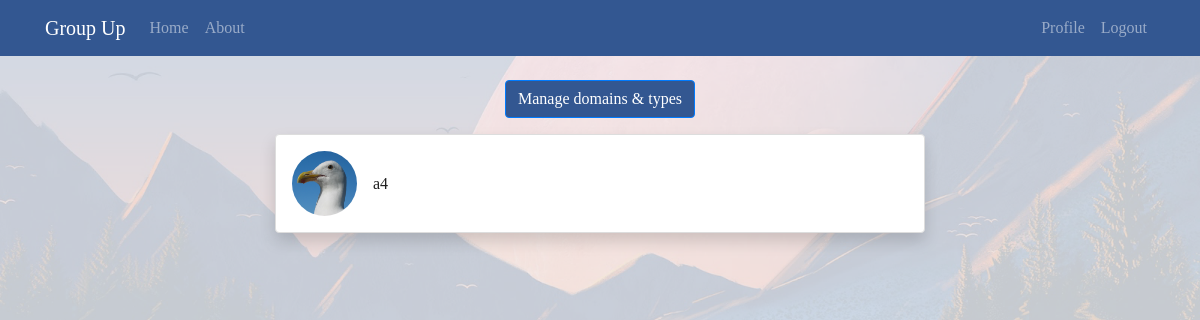
The app's page /my-admin/ (signed in), older data.
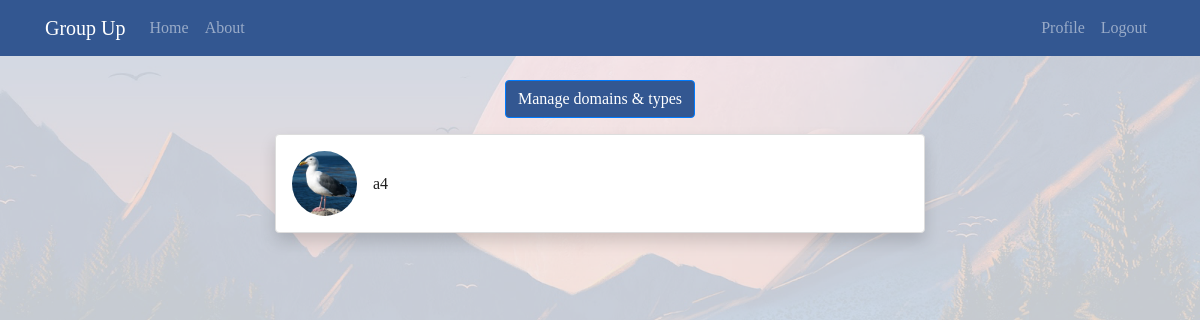
The same page, newer data.
### users/models.py (models this page shows, shortened)
class MyUser(models.Model):
    username = models.CharField(max_length=25)
    password = models.CharField(max_length=25)
    email = models.EmailField()
    img = models.ImageField(default='profile.png')
    user_type = models.CharField(max_length=15, choices=[("user", "user"), ("admin", "admin")], default="")

### users/views.py (the view)
# urls.py: path('my-admin/', user_views.my_admin, name = 'my-admin'),
def my_admin(request):
    user = MyUser.objects.get(id=request.session.get("usr_id"))
    users = MyUser.objects.all()
    return render(request, "users/my_admin.html", {'users': users})

### users/context_proccessors.py (called while the page is built)
def usergetter(request):
    if "usr_id" in request.session:
        varUsr = MyUser.objects.get(id = request.session.get("usr_id"))
        is_logged = True
    else:
        varUsr = None
        is_logged = False
    return  {
        'var_usr' : varUsr,
        'is_logged' : is_logged,
    }

### users/templates/users/my_admin.html (shortened to what this page needs)
{% extends "mains/base.html" %}
{% block content %}
<div style="width:100%" class = "text-center">
	<a  style="color:#FFFFFF;" href="{% url 'manage-types-domains' %}"> <button class = "btn btn-primary mb-3 " style="background-color:#335791;" > Manage domains & types </button></a>
</div>
	{% for user in users %}
		{% if user.username != var_usr.username %}
			<article class="media content-section shadow container p-3 mb-3 bg-white rounded d-flex align-items-center" style="width:650px">
				<img class ="rounded-circle article-img" src = "{{ user.img.url }}">
			<div class ="media-body">
				<div>
					<a href = "{% url 'profile' user.id %}" style="color:#202020">{{ user.username }}</a>
				</div>
			</div>
		   </article>
		{% endif %}
	{% endfor %}
{% endblock content %}

Row changes from the older to the newer data that the page shows:
changed MyUser: img: a different picture
